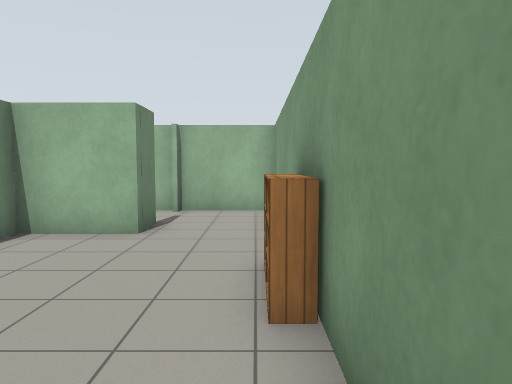
[1] (above)

15 first-person views from a walk through a robot-simulator world made for Gazebo. The camera is 1.3 m above the floor, tilts 4° down and sees 70° across. The floor is counted in squares, 1 m on a side. Each view is taken from the middle of a square. On the plan, view 1 faces up. The plan holds only what a view shows up to about 15 squares ahead; the rest is blank. Simple patterns stand in for the simulator's built-in surfaces. Some stock models are drawn as simple stand-ins.

[2]
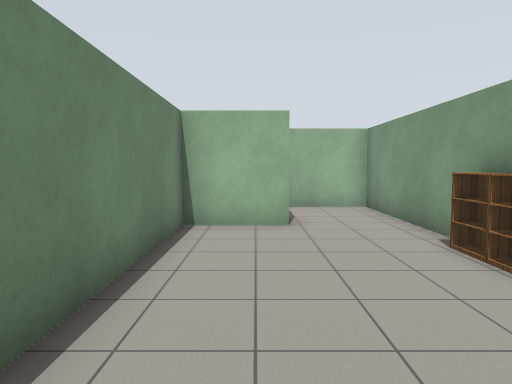

[3]
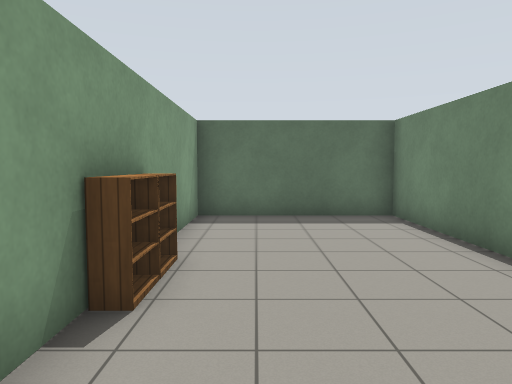

[4]
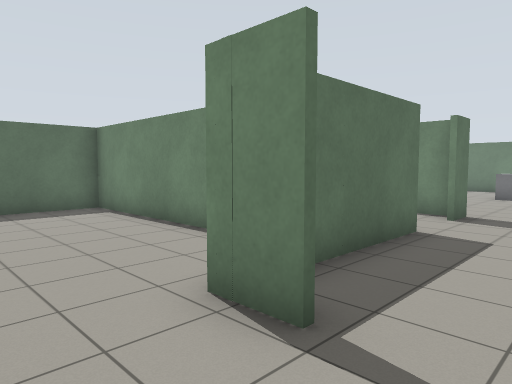

[5]
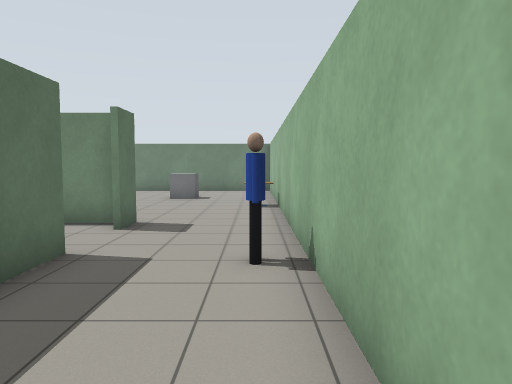

[6]
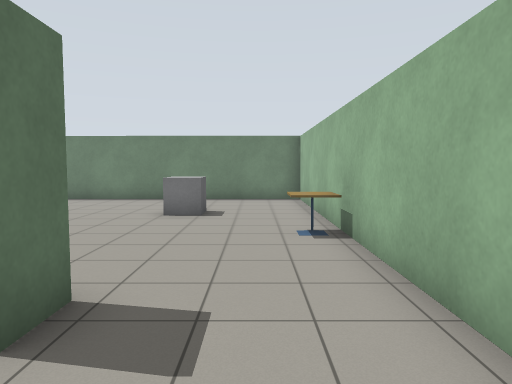

[7]
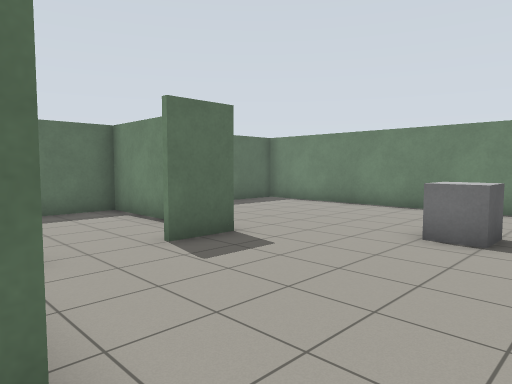

[8]
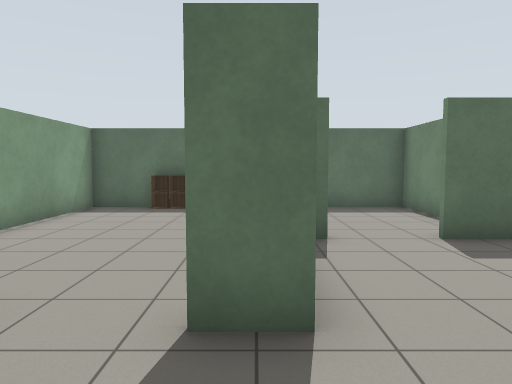

[9]
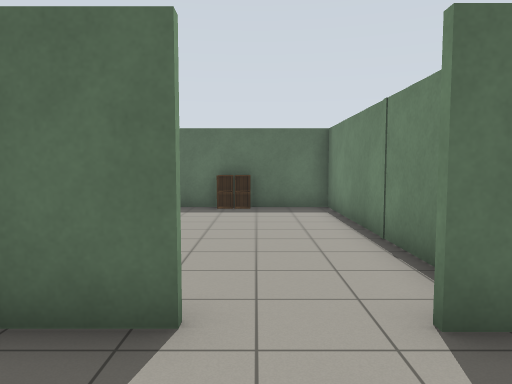

[10]
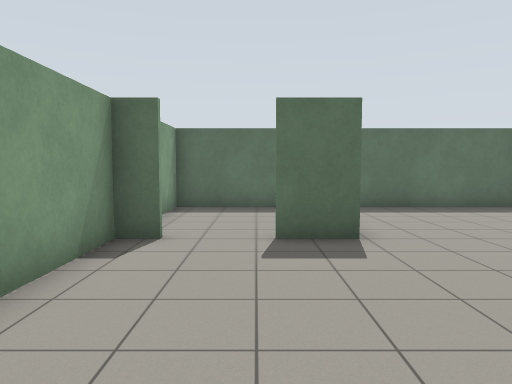

[11]
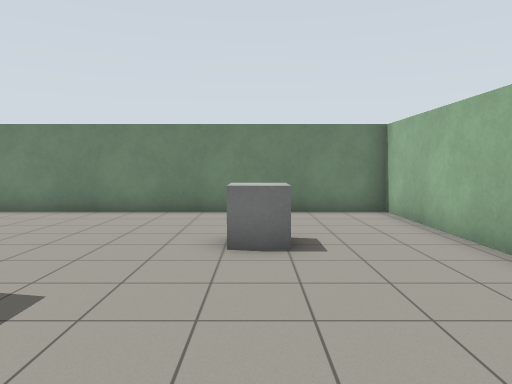

[12]
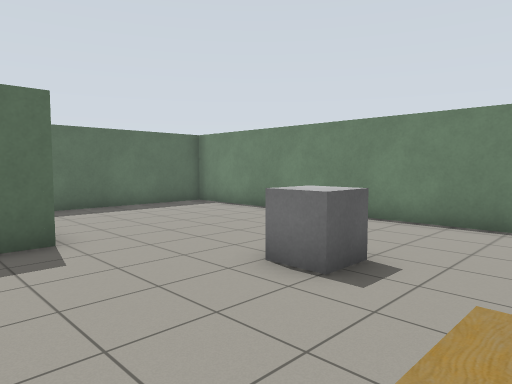

[13]
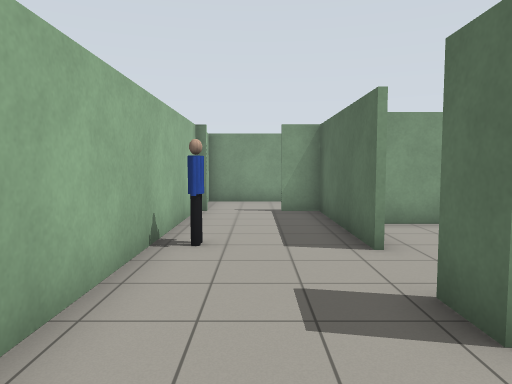

[14]
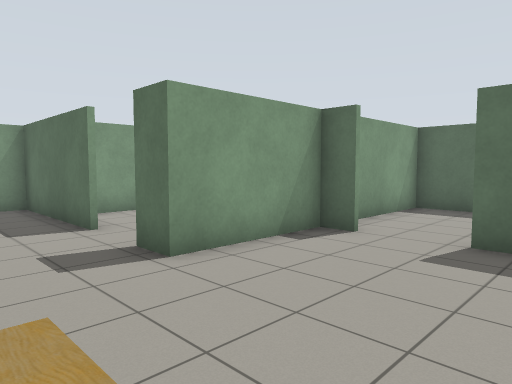

[15]
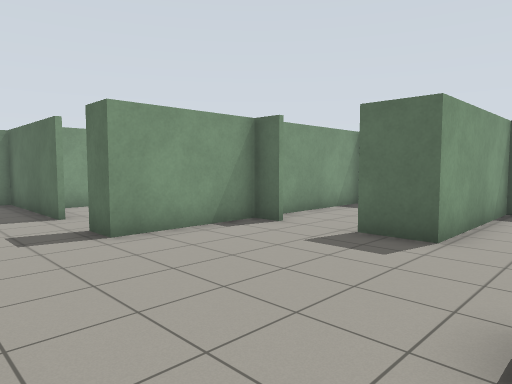

### Floor plan
Points are (right, up) in squares from view 1. A wall is a line through its corners. A room is listed if a view was taken in it or the views show most of it. See-through windows are left out.
Room 1 (views 1, 2, 3)
walls: (-2.3, 8.4) (-2.3, 7) (-4.6, 7) (-4.6, -1.7); (-5, -1.6) (0.5, -1.6) (0.6, 8.5)
ways out: opening at (-0.5, 7.5) to room 2
objects: bookshelf (0, 3); bookshelf (0, 4)
Room 2 (views 4, 5, 6, 7, 8, 9, 10, 11, 12, 13, 14, 15)
walls: (-11.4, 3.5) (-10.5, 3.5) (-10.5, 7.2) (-9.4, 7.2); (-7.5, 7.2) (-2.4, 7.2) (-2.4, 8.2); (-14.9, -1.8) (-14.9, 3.5) (-13.3, 3.5); (-2.4, 10.7) (-21.5, 10.7) (-21.5, -1.6) (-15, -1.6); (0.6, 8.5) (0.6, 10.7) (-2.3, 10.7)
ways out: opening at (-0.5, 7.5) to room 1; opening at (-8.5, 7) to room 3; opening at (-12.5, 3) to room 4
objects: other object (-17, 7); cafe table (-14, 10); person (-7, 10)
Room 3 (no view inside)
walls: (-4.8, 4.8) (-4.8, 6.2); (-10.3, 6.9) (-10.3, -1.8); (-10, -1.6) (-5, -1.6); (-4.8, -1.8) (-4.8, 2.6)
ways out: opening at (-8.5, 7) to room 2
objects: cabinet (-7, -1)
Room 4 (no view inside)
walls: (-14.7, 1.1) (-14.7, -1.8); (-10.5, -1.7) (-10.5, 2.5); (-15, -1.6) (-10, -1.6)
ways out: opening at (-12.5, 3) to room 2

Where each view was taken, in squares from view 1:
view 1: 0 up, 0 right, facing up
view 2: 1 down, 3 left, facing up
view 3: 8 up, 1 left, facing down
view 4: 10 up, 0 right, facing down-left
view 5: 10 up, 2 left, facing left
view 6: 9 up, 7 left, facing left
view 7: 9 up, 10 left, facing down-left
view 8: 10 up, 10 left, facing down
view 9: 10 up, 8 left, facing down
view 10: 10 up, 13 left, facing down
view 11: 7 up, 11 left, facing left
view 12: 10 up, 13 left, facing down-left
view 13: 9 up, 13 left, facing right
view 14: 10 up, 15 left, facing down-right
view 15: 10 up, 17 left, facing down-right
